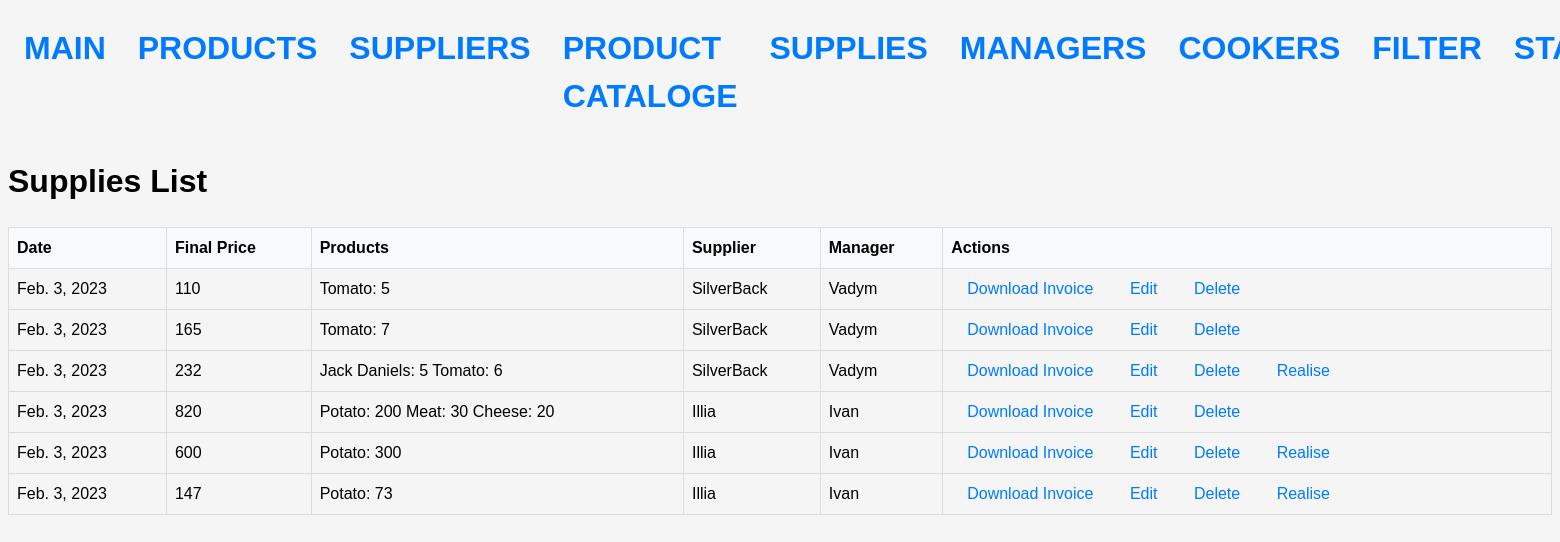
The app's page /supplies/, older data.
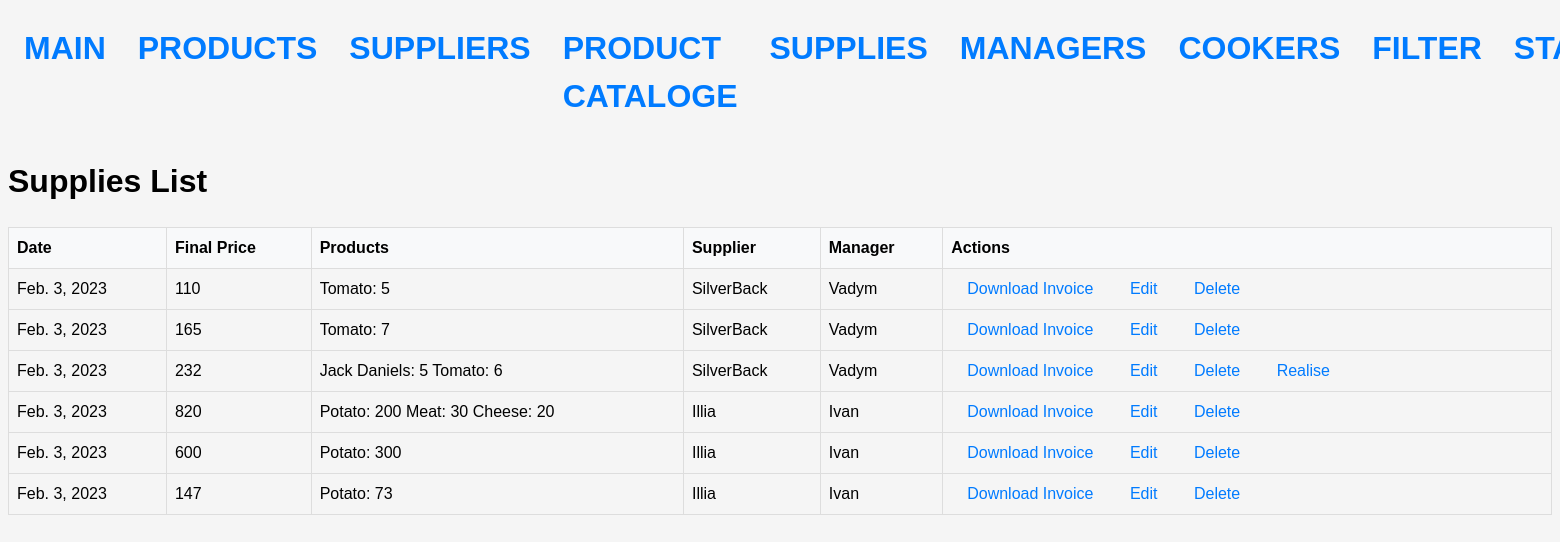
The same page, newer data.
### stock/models.py (models this page shows, shortened)
class Supplies(Model):
    create_at = models.DateField(auto_now=True)
    final_price = models.IntegerField()
    realised = models.BooleanField(default=False)
    supplier = models.ForeignKey(Supplier, on_delete=models.SET_NULL, null=True)
    manager = models.ForeignKey(Manager, on_delete=models.SET_NULL, null=True)
    @property
    def products(self):
        return SuppliedProduct.objects.filter(suplie=self)

class Supplier(Model):
    name = models.CharField(max_length=64)
    phone = models.CharField(max_length=24)
    email = models.CharField(max_length=64)
    address = models.CharField(max_length=128)
    iban = models.IntegerField()
    rating = models.IntegerField(validators=[MaxValueValidator(5)])
    payment_method = models.ForeignKey(Payment, on_delete=models.SET_NULL, null=True)
    delivery_method = models.ForeignKey(Delivery, on_delete=models.SET_NULL, null=True)
    def __str__(self):
        return self.name

class Manager(Model):
    first_name = models.CharField(max_length=64)
    last_name = models.CharField(max_length=64)
    surname = models.CharField(max_length=64)
    phone = models.CharField(max_length=24)

### stock/views.py (the view)
# urls.py: path('supplies/', SuppliesListView.as_view(), name='supplies'),
class SuppliesListView(ListView):
    model = Supplies
    template_name = 'supplies/supplies_list.html'
    context_object_name = 'supplies'

### stock/models.py (called while the page is built)
    @property
    def name(self):
        return f"{self.product.product.name}: {self.amount}"

### templates/supplies/supplies_list.html
{% extends 'base.html' %}
{% block content %}
  <h1>Supplies List</h1>
    <table>
        <thead>
          <tr>
            <th>Date</th>
            <th>Final Price</th>
            <th>Products</th>
            <th>Supplier</th>
            <th>Manager</th>
            <th>Actions</th>
          </tr>
        </thead>
        <tbody>
          {% for supply in supplies %}
          <tr>
            <td>{{ supply.create_at }}</td>
            <td>{{ supply.final_price }}</td>
            <td>
              {% for product in supply.products %}
              {{ product.name }}
              {% endfor %}
            </td>
            <td>{{ supply.supplier }}</td>
            <td>{{ supply.manager.first_name }}</td>
            <td>
              <a href="{% url 'generate_invoice' supply.pk %}" class="btn btn-primary">Download Invoice</a>
              <a href="{% url 'update_supplies' supply.pk %}">Edit</a>
              <a href="{% url 'delete_supplies' supply.pk %}" >Delete</a>
                {% if not supply.realised %}
                <a href={% url 'realise_suplie' supply.pk %}>Realise</a>
                {% endif %}
            </td>
          </tr>
          {% endfor %}
        </tbody>
      </table>
  {%endblock%}

Row changes from the older to the newer data that the page shows:
changed Supplies (number 5 of 6 on the later page): no longer shows "Realise"
changed Supplies (number 6 of 6 on the later page): no longer shows "Realise"
